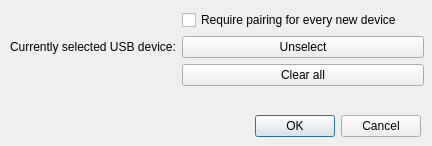
<?xml version="1.0" encoding="UTF-8"?>
<ui version="4.0">
 <class>SettingsDevices</class>
 <widget class="QDialog" name="SettingsDevices">
  <property name="geometry">
   <rect>
    <x>0</x>
    <y>0</y>
    <width>432</width>
    <height>146</height>
   </rect>
  </property>
  <property name="minimumSize">
   <size>
    <width>432</width>
    <height>125</height>
   </size>
  </property>
  <property name="maximumSize">
   <size>
    <width>432</width>
    <height>146</height>
   </size>
  </property>
  <property name="windowTitle">
   <string>OpenMic Server | Device Settings</string>
  </property>
  <widget class="QDialogButtonBox" name="buttonBox">
   <property name="geometry">
    <rect>
     <x>80</x>
     <y>110</y>
     <width>341</width>
     <height>32</height>
    </rect>
   </property>
   <property name="orientation">
    <enum>Qt::Horizontal</enum>
   </property>
   <property name="standardButtons">
    <set>QDialogButtonBox::Cancel|QDialogButtonBox::Ok</set>
   </property>
  </widget>
  <widget class="QWidget" name="formLayoutWidget">
   <property name="geometry">
    <rect>
     <x>10</x>
     <y>10</y>
     <width>414</width>
     <height>90</height>
    </rect>
   </property>
   <layout class="QFormLayout" name="formLayout">
    <item row="0" column="1">
     <widget class="QCheckBox" name="requirePairing">
      <property name="text">
       <string>Require pairing for every new device</string>
      </property>
     </widget>
    </item>
    <item row="3" column="1">
     <widget class="QPushButton" name="clearAllBtn">
      <property name="text">
       <string>Clear all</string>
      </property>
     </widget>
    </item>
    <item row="3" column="0">
     <widget class="QLabel" name="pairedLbl">
      <property name="text">
       <string/>
      </property>
     </widget>
    </item>
    <item row="1" column="0">
     <widget class="QLabel" name="usbSelectedLbl">
      <property name="text">
       <string>Currently selected USB device:</string>
      </property>
     </widget>
    </item>
    <item row="1" column="1">
     <widget class="QPushButton" name="usbSelected">
      <property name="text">
       <string>Unselect</string>
      </property>
     </widget>
    </item>
   </layout>
  </widget>
 </widget>
 <resources/>
 <connections>
  <connection>
   <sender>buttonBox</sender>
   <signal>accepted()</signal>
   <receiver>SettingsDevices</receiver>
   <slot>accept()</slot>
   <hints>
    <hint type="sourcelabel">
     <x>248</x>
     <y>254</y>
    </hint>
    <hint type="destinationlabel">
     <x>157</x>
     <y>274</y>
    </hint>
   </hints>
  </connection>
  <connection>
   <sender>buttonBox</sender>
   <signal>rejected()</signal>
   <receiver>SettingsDevices</receiver>
   <slot>reject()</slot>
   <hints>
    <hint type="sourcelabel">
     <x>316</x>
     <y>260</y>
    </hint>
    <hint type="destinationlabel">
     <x>286</x>
     <y>274</y>
    </hint>
   </hints>
  </connection>
 </connections>
</ui>
